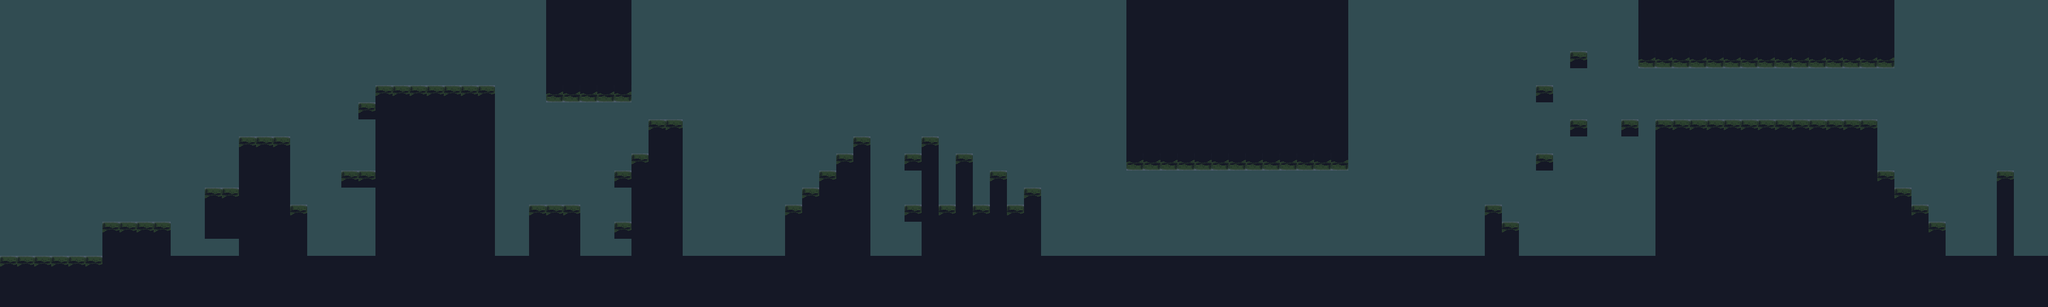

A level layout from a 2D game, rendered from its tile map. Below: a short description, then the map file with tile-grid data replaced by summaries:
An orthogonal 120x18 tile map with 32x32 px tiles, 1 tile layer (Tile Layer 1), 1 hidden layer not drawn, 7 tilesets and 91 objects (27x Enemy, 16x Coin, Door, Player).

<map version="1.8" tiledversion="1.8.4" orientation="orthogonal" renderorder="right-down" width="120" height="18" tilewidth="32" tileheight="32" infinite="0" nextlayerid="11" nextobjectid="269">
 <tileset firstgid="1" source="spritesheet.tsx" />
 <tileset firstgid="8" source="mossTopHead.tsx" />
 <tileset firstgid="9" source="mossBottomHead.tsx" />
 <tileset firstgid="10" source="MossUpsideDown.tsx" />
 <tileset firstgid="11" source="Player.tsx" />
 <tileset firstgid="12" source="Coin.tsx" />
 <tileset firstgid="13" source="Enemy.tsx" />
 <imagelayer id="7" name="Background.png" visible="0" offsetx="-1.33333" offsety="-3.33333e-06" repeatx="1">
  <image source="Background.png" width="928" height="576" />
 </imagelayer>
 <layer id="1" name="Tile Layer 1" width="120" height="18">
  <data>[2160 cells, 2160 non-empty, 4 distinct tile ids]</data>
 </layer>
 <objectgroup id="9" name="Platforms">
  <object id="150" x="192.333" y="416.333" width="127.667" height="63.3333" />
  <object id="151" x="448" y="257.667" width="96.6667" height="221.667" />
  <object id="154" x="704" y="158.667" width="224.667" height="320.667" />
  <object id="155" x="992.667" y="384.667" width="94.6667" height="94.6667" />
  <object id="156" x="1215.33" y="224" width="65.3333" height="256" />
  <object id="158" x="1184" y="288" width="31.3333" height="191.333" />
  <object id="159" x="1023.5" y="-0.5" width="161.5" height="193" />
  <object id="160" x="1471.33" y="384.667" width="160.667" height="94.6667" />
  <object id="161" x="1504" y="351.333" width="128" height="32.6667" />
  <object id="162" x="1536" y="320" width="96.6667" height="32" />
  <object id="163" x="1568.67" y="287.333" width="64" height="32.6667" />
  <object id="164" x="1600" y="257.333" width="33.3333" height="30.6667" />
  <object id="165" x="1728.67" y="258" width="31.3333" height="222.667" />
  <object id="167" x="1790.67" y="288" width="33.3333" height="191.333" />
  <object id="168" x="1855.33" y="319.333" width="31.3333" height="161.333" />
  <object id="169" x="1920" y="353.333" width="31.3333" height="126" />
  <object id="170" x="2112" y="-0.5" width="417" height="320" />
  <object id="171" x="2784" y="384" width="30.6667" height="96" />
  <object id="175" x="3104" y="225.333" width="416" height="254.667" />
  <object id="176" x="3522" y="384.667" width="94.6667" height="95.3333" />
  <object id="177" x="3617.33" y="418" width="30" height="63.3333" />
  <object id="178" x="3520" y="321.333" width="31.3333" height="64" />
  <object id="179" x="3552" y="351.333" width="32.6667" height="34" />
  <object id="190" x="0.166667" y="478.083" width="3750.75" height="63.25" />
  <object id="195" x="384.667" y="355.333" width="61.3333" height="93.3333" />
  <object id="196" x="544" y="386" width="32" height="93" />
  <object id="203" x="-0.333333" y="481" width="192" height="53" />
  <object id="204" x="0" y="479" width="194" height="66.5" />
  <object id="205" x="-2" y="482.5" width="196" height="73.5" />
  <object id="206" x="642" y="321" width="63" height="31" />
  <object id="207" x="672" y="191" width="34" height="34" />
  <object id="208" x="1150.67" y="320" width="33.3333" height="32" />
  <object id="209" x="1152" y="418" width="33.3333" height="28.6667" />
  <object id="210" x="1760.67" y="385.333" width="30.6667" height="96.6667" />
  <object id="211" x="1823.33" y="386" width="33.3333" height="95.3333" />
  <object id="212" x="1887.33" y="387.333" width="33.3333" height="93.3333" />
  <object id="213" x="1696" y="290.667" width="33.3333" height="30" />
  <object id="214" x="1694" y="386" width="43.3333" height="30" />
  <object id="215" x="2816" y="417" width="31" height="66" />
  <object id="230" x="2880.67" y="290" width="32" height="30" />
  <object id="231" x="2942.67" y="226" width="34" height="29.3333" />
  <object id="232" x="3040" y="224.667" width="32.6667" height="30" />
  <object id="233" x="2880" y="162.667" width="32" height="29.3333" />
  <object id="234" x="2944.67" y="95.3333" width="30.6667" height="31.3333" />
  <object id="235" x="3074" y="97.3333" width="476.667" height="31.3333" />
  <object id="238" x="3745.33" y="322" width="31.3333" height="158.667" />
 </objectgroup>
 <objectgroup id="8" name="SpawnPoints">
  <object id="45" type="Coin" gid="12" x="99.333" y="369.167" width="32" height="32" />
  <object id="46" type="Coin" gid="12" x="153.833" y="375.667" width="32" height="32" />
  <object id="48" type="Coin" gid="12" x="416.666" y="480.667" width="32" height="32" />
  <object id="49" type="Coin" gid="12" x="547.333" y="381.667" width="32" height="32" />
  <object id="50" type="Coin" gid="12" x="673.333" y="479.667" width="32" height="32" />
  <object id="51" type="Coin" gid="12" x="932" y="482" width="32" height="32" />
  <object id="52" type="Coin" gid="12" x="1152" y="479" width="32" height="32" />
  <object id="53" type="Coin" gid="12" x="1318" y="128" width="32" height="32" />
  <object id="54" type="Coin" gid="12" x="1506" y="164" width="32" height="32" />
  <object id="66" type="Coin" gid="12" x="1634" y="478" width="32" height="32" />
  <object id="58" type="Coin" gid="12" x="2030" y="284" width="32" height="32" />
  <object id="59" type="Coin" gid="12" x="2274" y="484" width="32" height="32" />
  <object id="63" type="Coin" gid="12" x="3746" y="284" width="32" height="32" />
  <object id="140" type="Door" gid="3" x="3777.33" y="494.667" width="64" height="96">
   <properties>
    <property name="NextLevel" value="Level2.tmx" />
   </properties>
  </object>
  <object id="182" type="Player" gid="11" x="47" y="388.333" width="32" height="32" />
  <object id="222" type="Coin" gid="12" x="2883" y="289" width="32" height="32" />
  <object id="225" type="Coin" gid="12" x="2881" y="162" width="32" height="32" />
  <object id="227" type="Coin" gid="12" x="2944" y="96" width="32" height="32" />
  <object id="240" type="Enemy" gid="13" x="237" y="415" width="32" height="32" />
  <object id="241" type="Enemy" gid="13" x="481" y="254" width="32" height="32" />
  <object id="242" type="Enemy" gid="13" x="607" y="476" width="32" height="32" />
  <object id="243" type="Enemy" gid="13" x="736" y="154" width="32" height="32" />
  <object id="244" type="Enemy" gid="13" x="770" y="154" width="32" height="32" />
  <object id="245" type="Enemy" gid="13" x="1092" y="475" width="32" height="32" />
  <object id="246" type="Enemy" gid="13" x="1248" y="220" width="32" height="32" />
  <object id="247" type="Enemy" gid="13" x="1436" y="477" width="32" height="32" />
  <object id="248" type="Enemy" gid="13" x="1400" y="476" width="32" height="32" />
  <object id="249" type="Enemy" gid="13" x="1601" y="252" width="32" height="32" />
  <object id="250" type="Enemy" gid="13" x="1688" y="474" width="32" height="32" />
  <object id="251" type="Enemy" gid="13" x="1958" y="474" width="32" height="32" />
  <object id="252" type="Enemy" gid="13" x="1991" y="475" width="32" height="32" />
  <object id="253" type="Enemy" gid="13" x="2025" y="474" width="32" height="32" />
  <object id="256" type="Enemy" gid="13" x="2719" y="480" width="32" height="32" />
  <object id="257" type="Enemy" gid="13" x="2754" y="478" width="32" height="32" />
  <object id="258" type="Enemy" gid="13" x="2881" y="477" width="32" height="32" />
  <object id="259" type="Enemy" gid="13" x="2915" y="476" width="32" height="32" />
  <object id="260" type="Enemy" gid="13" x="3005" y="476" width="32" height="32" />
  <object id="261" type="Enemy" gid="13" x="3005" y="476" width="32" height="32" />
  <object id="262" type="Enemy" gid="13" x="3005" y="476" width="32" height="32" />
  <object id="263" type="Enemy" gid="13" x="3042" y="476" width="32" height="32" />
  <object id="264" type="Enemy" gid="13" x="3230" y="224" width="32" height="32" />
  <object id="265" type="Enemy" gid="13" x="3261" y="223" width="32" height="32" />
  </objectgroup>
</map>
<!-- 3 of 91 objects omitted -->